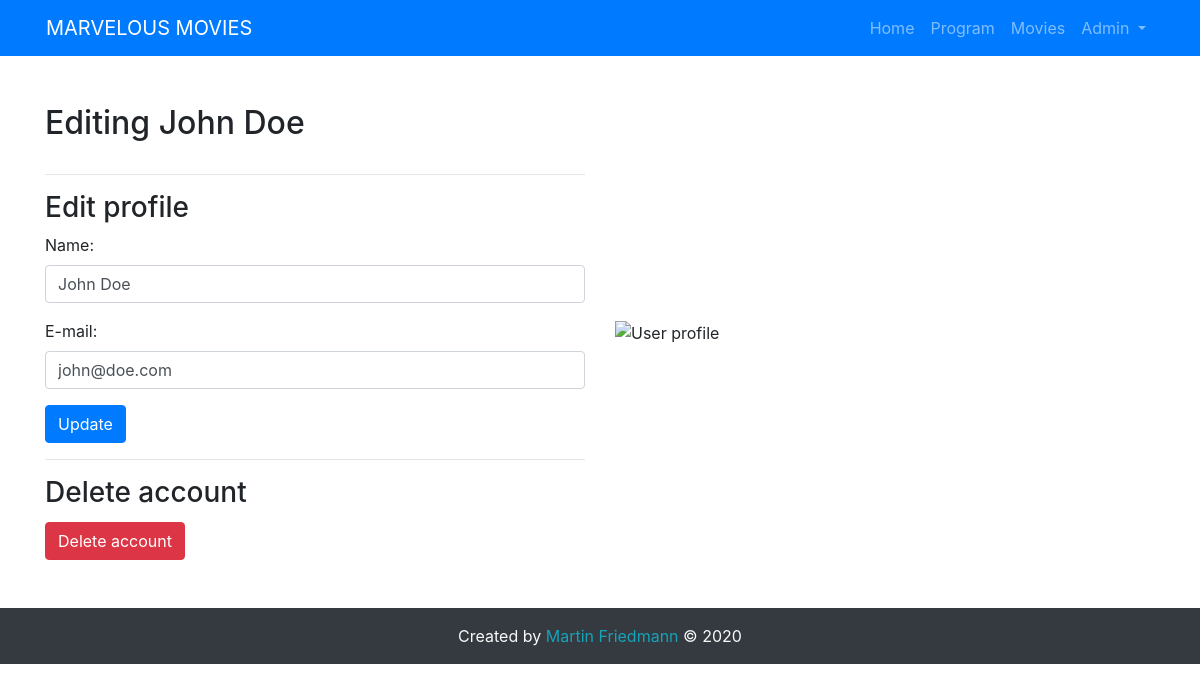
Screenshot of /user/11 (signed in) with the database file from the repository.
### tables this page shows
CREATE TABLE `users` (
  `user_id` int(11) NOT NULL,
  `facebook_id` varchar(50) NOT NULL DEFAULT '',
  `name` varchar(100) NOT NULL,
  `email` varchar(255) NOT NULL,
  `password` varchar(255) NOT NULL DEFAULT '',
  `admin` tinyint(1) NOT NULL DEFAULT 0
);

### include/auth.php (called while the page is built, shortened)
<?php
    require_once './include/db.php';
    if (!empty($_SESSION['user_id'])){
        $userQuery=$db->prepare('SELECT * FROM users WHERE user_id=:user_id LIMIT 1;');
        $userQuery->execute([
            ':user_id'=>$_SESSION['user_id']
        ]);
        $authenticatedUser = $userQuery->fetch(PDO::FETCH_ASSOC);
    }

### user-detail.php (the view, shortened to what this page needs)
<?php
    require_once './include/auth.php';
    if(!empty($_GET['user_id'])){
        $user_id = $_GET['user_id'];
    } else {
        $user_id = $authenticatedUser['user_id'];
    }
    if(!empty($user_id)){
        $userQuery=$db->prepare('SELECT * FROM users WHERE user_id=:user_id LIMIT 1;');
        $userQuery->execute([
            ':user_id'=>$user_id
        ]);
        $user = $userQuery->fetch(PDO::FETCH_ASSOC);
    }
    $errors=[];
    if(!empty($_GET['user_id'])){
        $pageTitle = 'Editing '.htmlspecialchars($user['name']);
    } else {
        $pageTitle = 'Settings';
    }
    include './include/header.php';
?>
<main>
    <div class="container-sm py-5">
        <div class="row">
            <div class="col">
                <h2 class="pb-3"><?= $pageTitle ?></h2>
                <div>
                    <hr>
                    <h3>Edit profile</h3>
                    <form method="post">
                        <div class="form-group">
                            <label for="name">Name:</label>
                            <input type="text"
                                name="name"
                                id="name"
                                placeholder="Enter new name"
                                required
                                class="form-control <?php echo (!empty($errors['name'])?'is-invalid':''); ?>"
                                value="<?php echo htmlspecialchars($user['name']);?>" />
                        </div>
                        <div class="form-group">
                            <label for="email">E-mail:</label>
                            <input type="email"
                                name="email"
                                id="email"
                                placeholder="Enter new e-mail"
                                required
                                class="form-control <?php echo (!empty($errors['email'])?'is-invalid':''); ?>"
                                value="<?php echo htmlspecialchars($user['email']);?>"/>
                        </div>
                        <button type="submit" class="btn btn-primary">Update</button>
                    </form>
                </div>
                <div>
                    <hr>
                    <h3 class="pb-1">Delete account</h3>
                    <form method="post">
                        <button type="submit" class="btn btn-danger">Delete account</button>
                    </form>
                </div>
            </div>
            <div class="col d-none d-sm-block align-self-center">
                <img src="./img/user-profile.svg" alt="User profile" class="img-fluid" width="600" height="360"/>
            </div>
        </div>
    </div>
</main>
<?php include './include/footer.php'; ?>

### include/header.php (shortened to what this page needs)
<!DOCTYPE html>
<html lang="en">
<head>
    <link rel="stylesheet" href="./css/style.css">
    <link rel="stylesheet" href="https://stackpath.bootstrapcdn.com/font-awesome/4.7.0/css/font-awesome.min.css">
    <link rel="stylesheet" href="https://maxcdn.bootstrapcdn.com/bootstrap/4.4.1/css/bootstrap.min.css">
</head>
<body>
<header class="bg-primary">
    <nav class="navbar navbar-expand-sm navbar-dark container-sm">
        <a class="navbar-brand" href="./">MARVELOUS MOVIES</a>
        <div class="collapse navbar-collapse" id="navbarSupportedContent">
            <ul class="navbar-nav ml-auto">
                <li class="nav-item <?php echo ($pageTitle != 'Home') ?: 'active' ?>">
                    <a class="nav-link" href="./">Home</a>
                </li>
                <li class="nav-item <?php echo ($pageTitle != 'Program') ?: 'active' ?>">
                    <a class="nav-link" href="./program">Program</a>
                </li>
                <li class="nav-item <?php echo ($pageTitle != 'Movies') ?: 'active' ?>">
                    <a class="nav-link" href="./movies">Movies</a>
                </li>
                <?php if(empty($authenticatedUser)): ?>
                <li class="nav-item">
                    <a class="nav-link <?php echo ($pageTitle != 'Sign In') ?: 'active' ?>" href="./sign-in">Sign in</a>
                </li>
                <?php else: ?>
                <li class="nav-item dropdown">
                    <a class="nav-link dropdown-toggle"
                       href="#"
                       id="navbarDropdown"
                       role="button"
                       data-toggle="dropdown"
                       aria-haspopup="true"
                       aria-expanded="false">
                        <?= htmlspecialchars($authenticatedUser['name']) ?>
                    </a>
                </li>
                <?php endif ?>
            </ul>
        </div>
    </nav>
</header>

### rows the page displays
users: name "Admin"
users: name "Editing John Doe", name "John Doe", email "john@doe.com"
